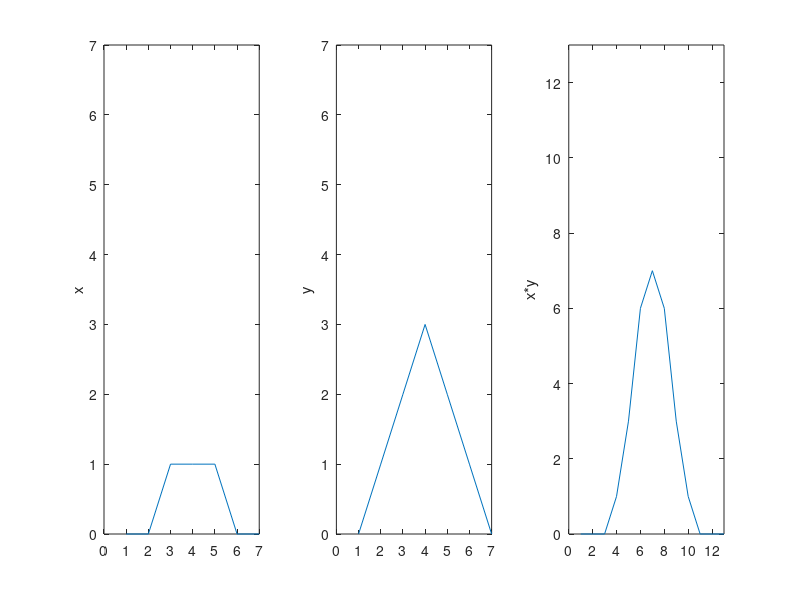

Source code (MATLAB):
x = [ 0 0 1 1 1 0 0 ];
y = [ 0 1 2 3 2 1 0 ];
z = conv2(x,y);
xaxis = [ 1 2 3 4 5 6 7 ];
subplot(1,3,1)
plot(xaxis,x), xlabel(''),ylabel('x'),axis([0 7 0 7])
subplot(1,3,2)
plot(xaxis,y),xlabel(''),ylabel('y'),axis([0 7 0 7])
subplot(1,3,3)
xaxis = [1 2 3 4 5 6 7 8 9 10 11 12 13 ];
plot(xaxis,z),xlabel(''),ylabel('x*y'),axis([0 13 0 13])